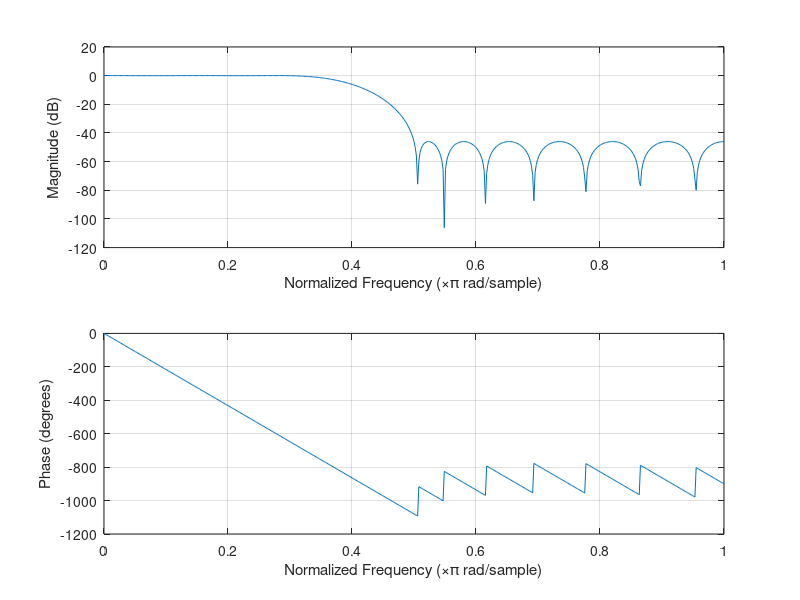
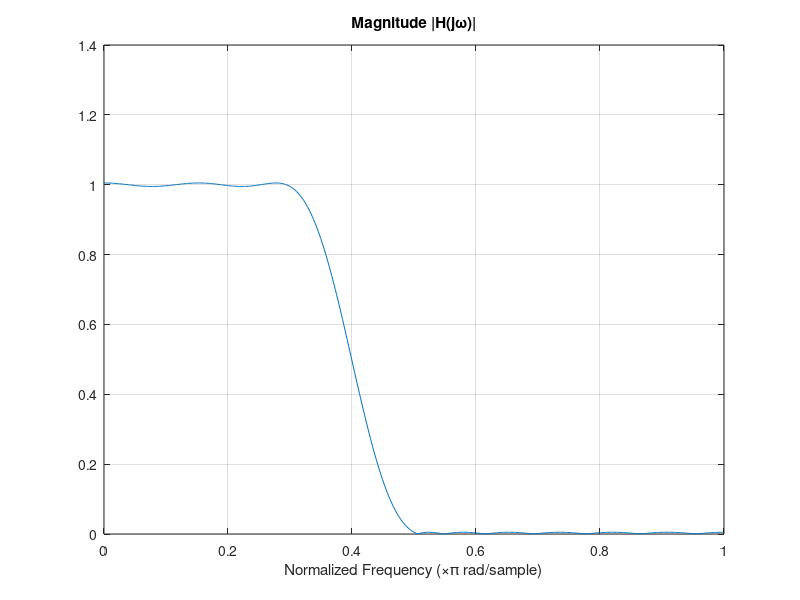

Here is the MATLAB script that generated these plots, in order:
Wp = 0.3;                           % frequencia de fim da 
                                    % faixa de passagem normalizada 
                                    % (dividida por pi)
ripple = 0.005;

Wr = 0.5;                           % frequencia de inicio da faixa 
                                    % de rejeicao normalizada

A = 60;                             % atenuacao na faixa de rejeicao

%-----definindo o filtro-----%
Wn = (Wr+Wp)/2; % freq de corte

[n,fo,ao,w] = firpmord([Wp Wr],[1 0],[ripple ripple]);
b = firpm(n,fo,ao,w);               % b: coef. do numerador de H(z)
a = 1
[h,w] = freqz(b,a);                 % resposta em frequencia
freqz(b,a)                          % plot da resposta em frequencia

%-----grafico da resposta em escala linear-----%
figure('units', 'centimeters', 'position', [3, 3, 20, 5])
plot(w/pi,abs(h))
grid on
xlabel('Normalized Frequency (\times\pi rad/sample)')
title('Magnitude |H(j\omega)|')